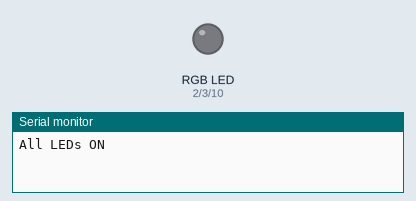
Recording of a sketch running on a simulated ESP32-S3. Shown: an RGB LED mixed from three pins (HIGH = lit), the last lines printed to the serial monitor.

Above: at 0.1 s.
At 4.31 s:
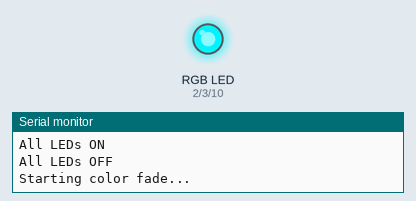
At 7.91 s:
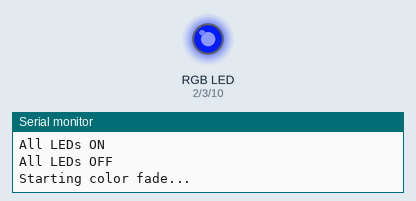
At 15.91 s:
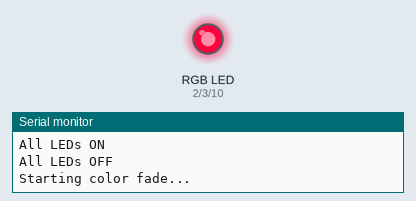
At 23.71 s:
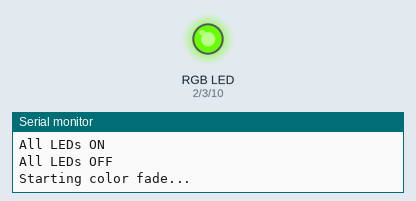
At 31.6 s:
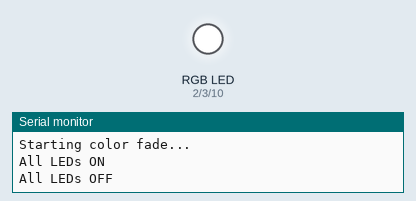
Timing chart, 0 to 40.0 s (numbered marks = the images above):
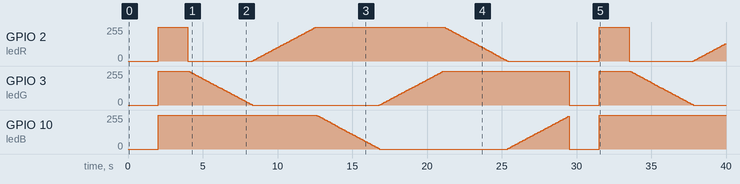

Measured:
- by itself, GPIO 10 (ledB): 0/255 → 255/255 at 2.0 s, → 251/255 10.6 s later, → 245/255 0.10 s later, → 239/255 0.10 s later, … (87 changes in this stretch)

The sketch:

04-031_Digital_output_PWM_RGB_LED.ino
```cpp
/*  04.030 - ESP32-S3 PWM RGB LED Example
 *
 *  This sketch demonstrates how to use PWM to drive a common anode RGB LED.
 *  Updated to work with the ESP32-S3 and the latest Arduino-ESP32 core (v3.x+).
 *
 *  Components
 *  ----------
 *  - ESP32-S3 Dev Kit
 *  - RGB LED (common anode or cathode)
 *  - 3 × 330 Ohm resistors
 *
 *  IDE
 *  ---
 *  Arduino IDE with ESP32 Arduino Core:
 *  https://github.com/espressif/arduino-esp32
 *
 *  Connections
 *  -----------
 *  ESP32-S3 Dev Kit |     RGB LED
 *  ------------------------------
 *        GND        |  Common Anode
 *        GPIO3      |  Red pin via resistor
 *        GPIO4      |  Green pin via resistor
 *        GPIO5     |  Blue pin via resistor
 *
 *  Notes
 *  -----
 *  - GPIO32/33/25 used in the original ESP32 are not available on the ESP32-S3.
 *  - Uses `ledcAttach(pin, freq, resolution)` from Arduino-ESP32 v3+.
 *  - The code supports common anode or cathode LEDs via the `invert` flag.
 *
 *  Created by Peter Dalmaris
 *  Updated for ESP32-S3 in July 2025
 */

// PWM-capable GPIOs for ESP32-S3
const uint8_t ledR = 2;
const uint8_t ledG = 3;
const uint8_t ledB = 10;

const bool invert = true; // true = common anode, false = common cathode

uint8_t color = 0;
uint8_t brightness = 255;

uint32_t R, G, B;

void setup() {
  Serial.begin(115200);
  delay(10);

  // Attach pins with PWM: freq 12kHz, 8-bit resolution
  ledcAttach(ledR, 12000, 8);
  ledcAttach(ledG, 12000, 8);
  ledcAttach(ledB, 12000, 8);
}

void loop() {
  Serial.println("All LEDs ON");
  ledcWrite(ledR, invert ? 0 : 255);
  ledcWrite(ledG, invert ? 0 : 255);
  ledcWrite(ledB, invert ? 0 : 255);
  delay(2000);

  Serial.println("All LEDs OFF");
  ledcWrite(ledR, invert ? 255 : 0);
  ledcWrite(ledG, invert ? 255 : 0);
  ledcWrite(ledB, invert ? 255 : 0);
  delay(2000);

  Serial.println("Starting color fade...");

  for (color = 0; color < 255; color++) {
    hueToRGB(color, brightness);

    ledcWrite(ledR, R);
    ledcWrite(ledG, G);
    ledcWrite(ledB, B);

    delay(100);
  }
}

// Convert hue to RGB values (0–255)
void hueToRGB(uint8_t hue, uint8_t brightness) {
  uint16_t scaledHue = hue * 6;
  uint8_t segment = scaledHue / 256;
  uint16_t segmentOffset = scaledHue - (segment * 256);

  uint8_t complement = 0;
  uint16_t prev = (brightness * (255 - segmentOffset)) / 256;
  uint16_t next = (brightness * segmentOffset) / 256;

  if (invert) {
    brightness = 255 - brightness;
    complement = 255;
    prev = 255 - prev;
    next = 255 - next;
  }

  switch (segment) {
    case 0: R = brightness; G = next;       B = complement; break;
    case 1: R = prev;       G = brightness; B = complement; break;
    case 2: R = complement; G = brightness; B = next;       break;
    case 3: R = complement; G = prev;       B = brightness; break;
    case 4: R = next;       G = complement; B = brightness; break;
    case 5:
    default: R = brightness; G = complement; B = prev;      break;
  }
}
```
